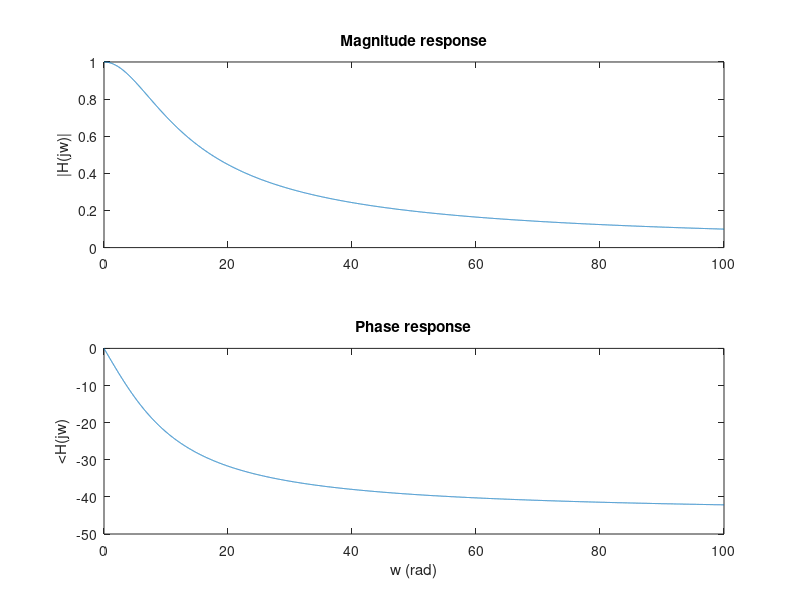
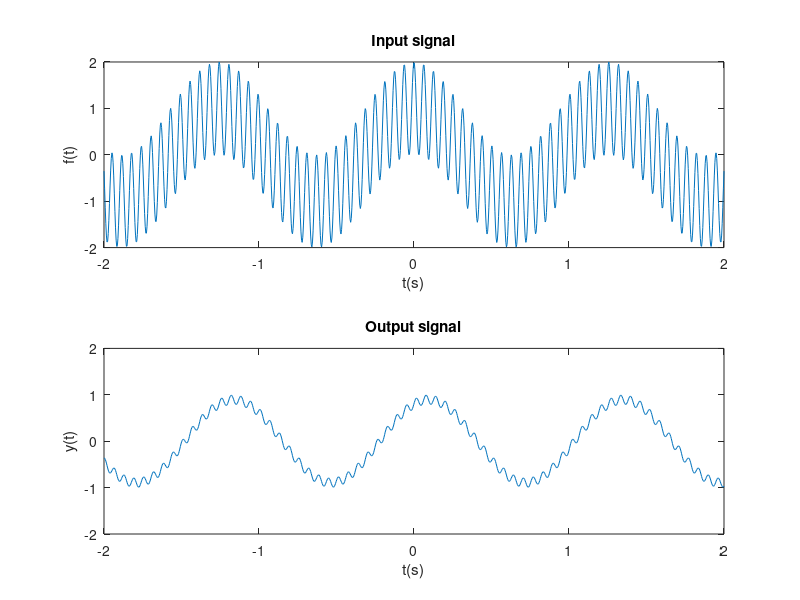
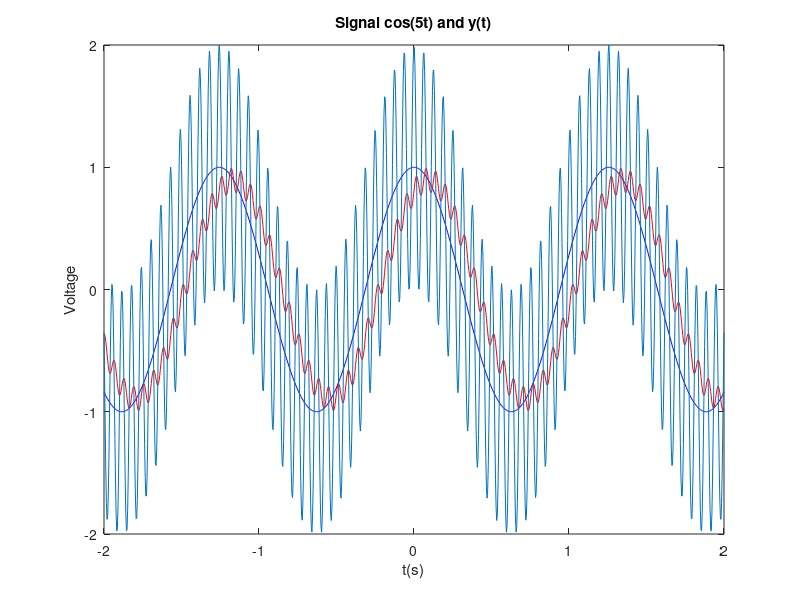

Here is the MATLAB script that generated these plots, in order:
clear, close all
R = 100;
C = 1e-3;
t = linspace(-2,2,1024);
w1 = 5; w2 = 100;
H1 = 1/(R*C*j*w1+1);
H2 = 1/(R*C*j*w2+1);

w = 0:0.01:100;

figure()
subplot(2,1,1)
plot(w, abs(1./(R*C*j*w+1)));
title('Magnitude response');
ylabel('|H(jw)|')
subplot(2,1,2)
plot(w, 180/2/pi*angle(1./(R*C*j*w+1)));
title('Phase response');
xlabel('w (rad)')
ylabel('<H(jw)')

f = cos(5*t) +  cos(100*t);
y = abs(H1)*cos(w1*t+angle(H1)) + abs(H2)*cos(w2*t+angle(H2));

figure()
subplot(2,1,1)
plot(t,f);
xlabel('t(s)')
ylabel('f(t)')
ylim([-2,2])
title('Input signal');

subplot(2,1,2)
plot(t,y);
ylim([-2,2])
xlabel('t(s)')
ylabel('y(t)')
title('Output signal');

figure()
plot(t,cos(5*t),'b'), hold on;
plot(t,y,'r');
plot(t,f)
xlabel('t(s)')
ylabel('Voltage')
title('Signal cos(5t) and y(t)');